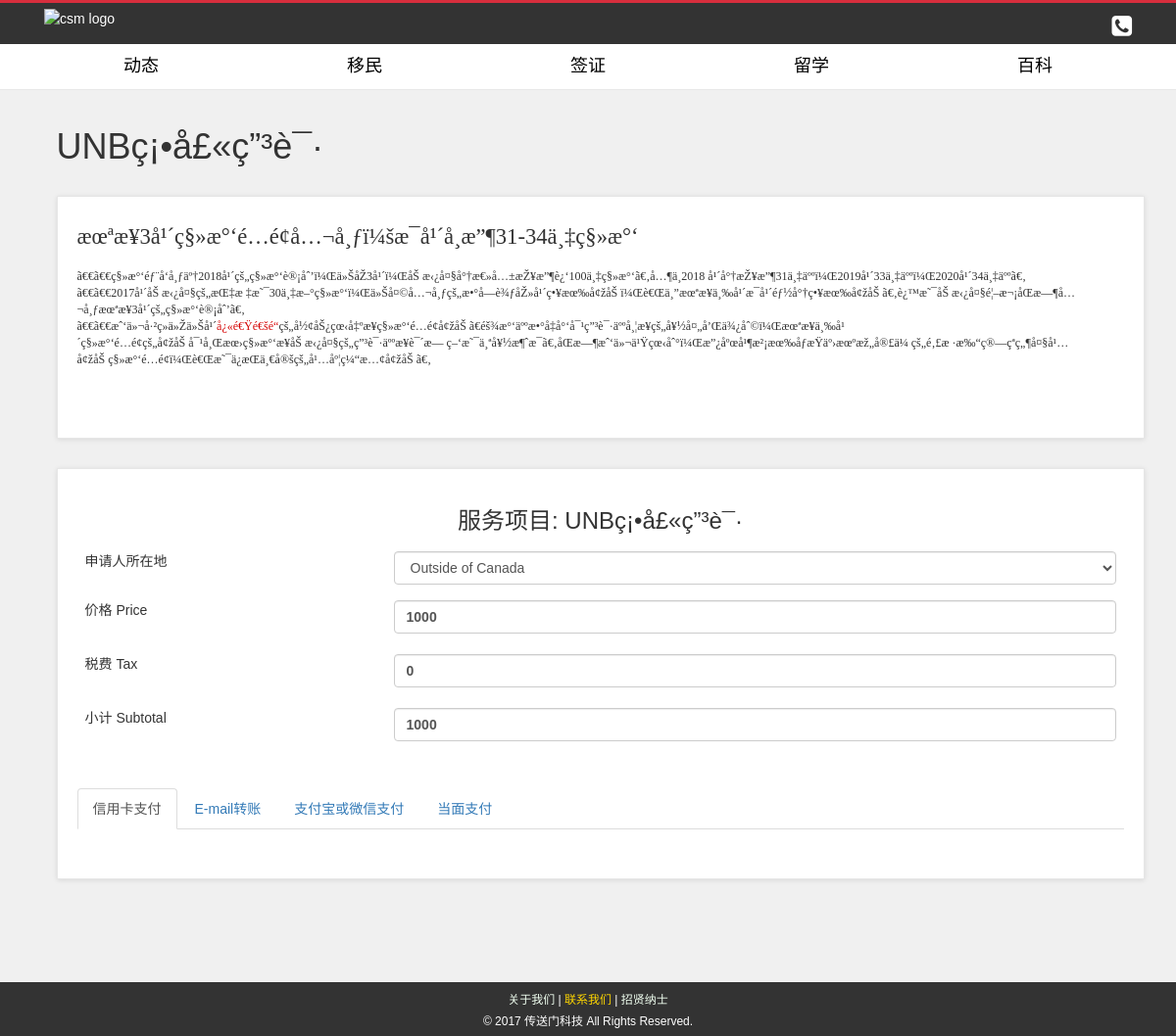
The app's page /unb-master-application with its own data.
### tables this page shows
CREATE TABLE `products` (
  `product_id` int(10) NOT NULL,
  `p_cat_id` int(10) NOT NULL,
  `cat_id` int(10) NOT NULL,
  `manufacturer_id` int(10) NOT NULL,
  `date` timestamp NOT NULL DEFAULT CURRENT_TIMESTAMP ON UPDATE CURRENT_TIMESTAMP,
  `product_title` text NOT NULL,
  `product_url` text NOT NULL,
  `product_img1` text NOT NULL,
  `product_img2` text NOT NULL,
  `product_img3` text NOT NULL,
  `product_price` int(10) NOT NULL,
  `product_psp_price` int(100) NOT NULL,
  `product_desc` text NOT NULL,
  `product_features` text NOT NULL,
  `product_video` text NOT NULL,
  `product_keywords` text NOT NULL,
  `product_label` text NOT NULL,
  `status` varchar(255) NOT NULL
);

### includes/serviceprice.php (the view, shortened to what this page needs)
<div class="row" id="productMain">
    <div class="col-md-12">
        <div class="box">
            <?php
            $get_price = "select * from products where product_id='$pro_id'";
            $run_price = mysqli_query($con, $get_price);
            $row_price = mysqli_fetch_array($run_price);
            $pro_price = $row_price['product_price'];
            $province = '';
            $query = "SELECT province FROM tax_rate ORDER BY id ASC";
            $result = mysqli_query($con, $query);
            while ($row = mysqli_fetch_array($result)) {
                $province .= '<option value="' . $row["province"] . '">' . $row["province"] . '</option>';
            }
            ?>
            <h3 class="text-center">服务项目: <?php echo $pro_title ?></h3>
            <div class="form-group">
                <table class="table">
                    <tbody>
                    <tr>
                        <td>申请人所在地</td>
                        <td>
                            <div>
                                <select id="country" name="country" class="form-control action">
                                    <?php echo $province; ?>
                                </select>
                            </div>
                        </td>
                    </tr>
                    <tr>
                        <td>价格 Price</td>
                        <td>
                            <label class="form-control"><?php echo $pro_price ?></label>
                        </td>
                    </tr>
                    <tr>
                        <td>税费 Tax</td>
                        <td>
                            <label name="state" id="state" class="form-control action">0</label>
                        </td>
                    </tr>
                    <tr>
                        <td>小计 Subtotal</td>
                        <td>
                            <label id="subtotal" class="form-control action"><?php echo $pro_price ?></label>
                        </td>
                    </tr>
                    </tbody>
                </table>
            </div>
<div>
</div>
            <ul class="nav nav-tabs">
                <li class="active"><a data-toggle="tab" href="#tab1">信用卡支付</a></li>
                <li><a data-toggle="tab" href="#tab2">E-mail转账</a></li>
                <li><a data-toggle="tab" href="#tab3">支付宝或微信支付</a></li>
                <li><a data-toggle="tab" href="#tab4">当面支付</a></li>
            </ul>
            <div class="tab-content">
                <div id="tab1" class="tab-pane fade in active">
                    <div class="panel-body">
                    </div>
                </div>
            </div>
        </div>
    </div>
</div>

### details.php (shortened to what this page needs)
<?php
include("includes/db.php");
?>
<?php
$product_id = @$_GET['pro_id'];
$get_product = "select * from products where product_url='$product_id'";
$run_product = mysqli_query($con, $get_product);
$check_product = mysqli_num_rows($run_product);
if ($check_product == 0) {
    echo "<script> window.open('index.php','_self') </script>";
} else {
    $row_product = mysqli_fetch_array($run_product);
    $p_cat_id = $row_product['p_cat_id'];
    $pro_id = $row_product['product_id'];
    $pro_title = $row_product['product_title'];
    $pro_price = $row_product['product_price'];
    $pro_desc = $row_product['product_desc'];
    $get_p_cat = "select * from product_categories where p_cat_id='$p_cat_id'";
    $run_p_cat = mysqli_query($con, $get_p_cat);
    $row_p_cat = mysqli_fetch_array($run_p_cat);
    $p_cat_title = $row_p_cat['p_cat_title'];
    ?>
    <!DOCTYPE html>
    <html>
    <head>
        <link href="styles/bootstrap.min.css" rel="stylesheet">
        <link href="styles/style.css" rel="stylesheet">
        <link href="font-awesome/css/font-awesome.min.css" rel="stylesheet">
    </head>
    <body>
    <div class="navbar navbar-default navbar-fixed-top" id="navbar">
        <div id="top">
            <div class="container">
                <div class="col-md-6 top-brand">
                    <a href="index" style="text-align:center">
                        <img src="images/logo-small.png" alt="csm logo" height="35">
                    </a>
                </div>
                <div class="col-md-6 offer hidden-xs hidden-sm">
                    <ul class="menu">
                        <li>
                            <a class="right" href="contact.php">
                                <i class="fa fa-phone-square fa-2x"></i>
                            </a>
                        </li>
                    </ul>
                </div>
            </div>
        </div>
        <div class="container">
            <div class="navbar-collapse collapse" id="navigation">
                <div class="padding-nav">
                    <ul class="nav nav-pills card-header-pills nav-justified">
                        <li <?php if ($p_cat_title == "动态") {echo 'id="nav"';} ?>>
                            <a href="shop_dongtai.php"> 动态 </a>
                        </li>
                        <li <?php if ($p_cat_title == "移民") {echo 'id="nav"';} ?>>
                            <a href="shop_yimin.php"> 移民 </a>
                        </li>
                        <li <?php if ($p_cat_title == "签证") {echo 'id="nav"';} ?>>
                            <a href="shop_qianzheng.php"> 签证 </a>
                        </li>
                        <li <?php if ($p_cat_title == "留学") {echo 'id="nav"';} ?>>
                            <a href="shop_liuxue.php"> 留学 </a>
                        </li>
                        <li <?php if ($p_cat_title == "百科") {echo 'id="nav"';} ?>>
                            <a href="shop_bibei.php"> 百科 </a>
                        </li>
                    </ul>
                </div>
            </div>
        </div>
    </div>
    <div id="content">
        <div class="container">
            <div class="col-md-12">
                <h1 class="text-left"> <?php echo $pro_title; ?> </h1>
                <br>
                <div class="box" id="details">
                    <div class="tab-content">
                        <div id="description" class="tab-pane fade in active" style="margin-top:7px;">
                            <?php echo $pro_desc; ?>
                        </div>
                    </div>
                </div>
                <?php
                if ($pro_price) {
                    include("includes/serviceprice.php");
                }
                ?>
            </div>
        </div>
    </div>
    <?php
    include("includes/footer.php");
    ?>
    </body>
    </html>
<?php } ?>

### styles/style.css (style rules this page uses)
html { position: relative; min-height: 100%; }
body { font-family: Microsoft Yahei, STXihei, Tahoma, Helvetica, Arial, sans-serif; font-size: 14px; line-height: 1.42857143; color: #333333; background-color: #f0f0f0; overflow-x: hidden; margin-bottom: 100px; }
#top { background: #333333; padding: 5px 0px; margin: auto; }
#top .offer { color: #fff; margin-top: 6px; }
#top a { color: #fff; }
#top ul.menu { margin: auto; text-align: right; font-size: 12px; list-style: none; }
.navbar { background: white; }
.navbar ul.nav>li>a { font-size: 18px; color: black; }
.padding-nav { padding-top: 0px; }
.box { background: #fff; margin: 0 0 30px; border: solid 1px #e6e6e6; box-sizing: border-box; padding: 20px; box-shadow: 0 1px 5px rgba(0, 0, 0, 0.1); }
#content { padding-left: 25px; }
#content #productMain { margin-bottom: 30px; }

### records on screen
products: product_title "UNBç¡•å£«ç”³è¯·", product_desc "æœªæ¥3å¹´ç§»æ°‘é…é¢å…¬å¸ƒï¼šæ¯å¹´å¸æ”¶31-34ä¸‡ç§»æ°‘ ã€€ã€€ç§»æ°‘éƒ¨å‘å¸ƒäº†2018å¹´çš„ç§»æ°‘è®¡åˆ’ï¼Œä»ŠåŽ3å¹´ï¼ŒåŠ æ‹¿å¤§å°†æ€»å…±æŽ¥æ”¶è¿‘100ä¸‡ç§»æ°‘ã€‚å…¶ä¸­2018 å¹´å°†æŽ¥æ”¶31ä¸‡äººï¼Œ2019å¹´33ä¸‡äººï¼Œ2020å¹´34ä¸‡äººã€‚ ã€€ã€€2017å¹´åŠ æ‹¿å¤§çš„æŒ‡æ ‡æ˜¯30ä¸‡æ–°ç§»æ°‘ï¼Œä»Šå¤©å…¬å¸ƒçš„æ•°å­—è¾ƒåŽ»å¹´ç•¥æœ‰å¢žåŠ ï¼Œè€Œä¸”æœªæ¥ä¸‰å¹´æ¯å¹´éƒ½å°†ç•¥æœ‰å¢žåŠ ã€‚è¿™æ˜¯åŠ æ‹¿å¤§é¦–æ¬¡åŒæ—¶å…¬å¸ƒæœªæ¥3å¹´çš„ç§»æ°‘è®¡åˆ’ã€‚ ã€€ã€€æˆ‘ä»¬å·²ç»ä»Žä»Šå¹´ å¿«é€Ÿé€šé“ çš„å½¢åŠ¿çœ‹å‡ºæ¥ç§»æ°‘é…é¢å¢žåŠ ã€éš¾æ°‘äººæ•°å‡å°‘å¯¹ç”³è¯·äººå¸¦æ¥çš„å¥½å¤„å’Œä¾¿åˆ©ï¼Œæœªæ¥ä¸‰å¹´ç§»æ°‘é…é¢çš„å¢žåŠ å¯¹å¸Œæœ›ç§»æ°‘æ¥åŠ æ‹¿å¤§çš„ç”³è¯·äººæ¥è¯´æ—…", product_price "1000"

### other values on screen
form field country "Outside of Canada"
